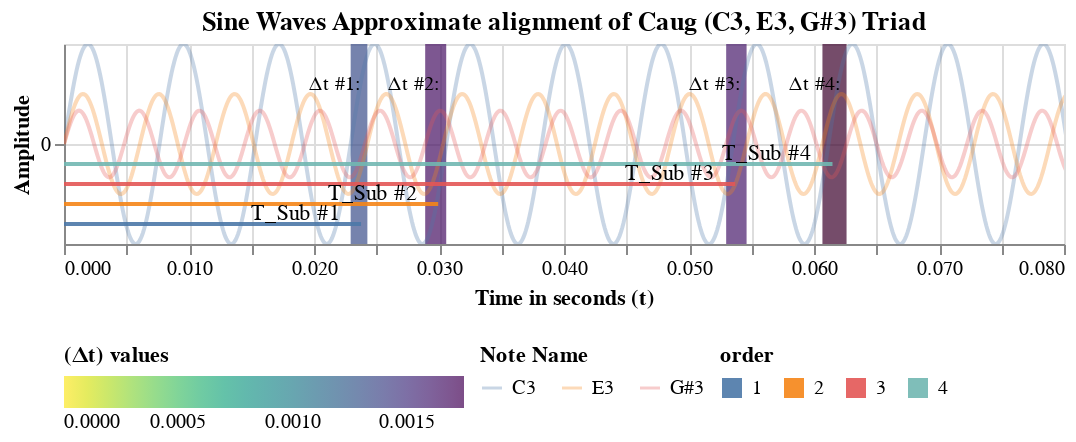

Write notebook code for a chart like this one.
### Code cell
(rect_chart+chart+t_sub_chart + t_sub_chart_txt+pretext).configure_title(
    fontSize=16,
    anchor='end',
    color='black'
).properties(
    # title='Sine Waves Approximate alignment of C major (C3, E3, G3) Triad',
    # title= "Sine Waves Approximate alignment of C min7 (C3, D#3, G3, A#3) chord",
    title='Sine Waves Approximate alignment of Caug (C3, E3, G#3) Triad',
    width=500,
    height=100,
).configure_view().configure_axis(
).configure_title(
    anchor='middle',
).configure_legend(
    orient='bottom',
    # titleOrient='right',
    # titleLimit=200
    # titleAlign='right'

)

### Figure 1 — Vega-Lite specification as saved in the notebook (floating-point values rounded to 4 significant figures; data arrays with more than 128 entries replaced by an {"elided": "..."} marker saying what was removed)
{"config": {"view": {"continuousWidth": 300, "continuousHeight": 300}, "axis": {}, "legend": {"orient": "bottom"}, "title": {"anchor": "middle"}}, "layer": [{"data": {"name": "data-efe84c4cef33d225910547f08b2b64c1"}, "mark": {"type": "rect", "clip": true, "opacity": 0.7}, "encoding": {"color": {"field": "difference", "scale": {"domain": [0, 0.00175], "reverse": true, "scheme": "viridis"}, "title": "(Δt) values", "type": "quantitative"}, "x": {"field": "t_value_min", "scale": {}, "type": "quantitative"}, "x2": {"field": "t_value_max"}}}, {"data": {"name": "data-fe6f46948fe07f45829fd5d7b462a959"}, "mark": {"type": "line", "clip": true, "opacity": 0.3}, "encoding": {"color": {"field": "note_name", "title": "Note Name", "type": "nominal"}, "x": {"field": "time", "scale": {"domain": [0, 0.08]}, "title": "Time in seconds (t)", "type": "quantitative"}, "y": {"axis": {"tickCount": 1}, "field": "amplitude", "title": "Amplitude", "type": "quantitative"}}, "title": "Sine Waves at Different Frequencies"}, {"data": {"name": "data-d4d621107b38ea77e007e38f04ac51d1"}, "mark": {"type": "rect", "height": 2, "opacity": 0.9, "y": 90}, "encoding": {"color": {"field": "order", "type": "nominal"}, "x": {"field": "mean_t_sub", "scale": {"domain": [0, 0.08]}, "type": "quantitative"}, "y": {"field": "amplitude", "type": "quantitative"}}}, {"data": {"name": "data-d4d621107b38ea77e007e38f04ac51d1"}, "mark": {"type": "text", "align": "right", "baseline": "bottom", "dx": -10}, "encoding": {"text": {"field": "tsub_candidate", "type": "nominal"}, "x": {"field": "mean_t_sub", "scale": {"domain": [0, 0.08]}, "type": "quantitative"}, "y": {"field": "amplitude", "type": "quantitative"}}}, {"data": {"name": "data-efe84c4cef33d225910547f08b2b64c1"}, "mark": {"type": "text", "align": "right", "baseline": "bottom", "clip": true, "dx": -3, "dy": -25, "fontSize": 10}, "encoding": {"color": {"condition": {"test": "(datum.difference > 0.0012)", "value": "black"}, "value": "black"}, "text": {"field": "text", "type": "nominal"}, "x": {"field": "t_value_max", "scale": {}, "type": "quantitative"}}}], "height": 100, "title": "Sine Waves Approximate alignment of Caug (C3, E3, G#3) Triad", "width": 500, "$schema": "https://vega.github.io/schema/vega-lite/v5.20.1.json", "datasets": {"data-efe84c4cef33d225910547f08b2b64c1": [{"t_values": [0.02293, 0.02427, 0.02408], "mean_t_sub": 0.02376, "indices": [2.0, 3, 4.0], "difference": 0.001336, "difference_ratio": 0.05624, "order": 1, "t_value_min": 0.02293, "t_value_max": 0.02427, "max_cycle": 4.0, "tsub_candidate": "T_Sub #1", "amplitude": -0.8, "text": "Δt #1: "}, {"t_values": [0.03058, 0.03034, 0.02889], "mean_t_sub": 0.02994, "indices": [3.0, 4, 5.0], "difference": 0.001684, "difference_ratio": 0.05624, "order": 2, "t_value_min": 0.02889, "t_value_max": 0.03058, "max_cycle": 5.0, "tsub_candidate": "T_Sub #2", "amplitude": -0.6, "text": "Δt #2: "}, {"t_values": [0.05351, 0.05461, 0.05297], "mean_t_sub": 0.0537, "indices": [6.0, 8, 10.0], "difference": 0.001634, "difference_ratio": 0.03043, "order": 3, "t_value_min": 0.05297, "t_value_max": 0.05461, "max_cycle": 10.0, "tsub_candidate": "T_Sub #3", "amplitude": -0.4, "text": "Δt #3: "}, {"t_values": [0.06116, 0.06067, 0.0626], "mean_t_sub": 0.06148, "indices": [7.0, 9, 12.0], "difference": 0.00193, "difference_ratio": 0.03139, "order": 4, "t_value_min": 0.06067, "t_value_max": 0.0626, "max_cycle": 12.0, "tsub_candidate": "T_Sub #4", "amplitude": -0.2, "text": "Δt #4: "}, {"t_values": [0.09173, 0.09101, 0.0915], "mean_t_sub": 0.09142, "indices": [11.0, 14, 18.0], "difference": 0.0007223, "difference_ratio": 0.007902, "order": 5, "t_value_min": 0.09101, "t_value_max": 0.09173, "max_cycle": 18.0, "tsub_candidate": "T_Sub #5", "amplitude": 0.0, "text": "Δt #5: "}], "data-fe6f46948fe07f45829fd5d7b462a959": {"elided": "2889 records"}, "data-d4d621107b38ea77e007e38f04ac51d1": [{"t_values": [0.02293, 0.02427, 0.02408], "mean_t_sub": 0.02376, "indices": [2.0, 3, 4.0], "difference": 0.001336, "difference_ratio": 0.05624, "order": 1, "t_value_min": 0.02293, "t_value_max": 0.02427, "max_cycle": 4.0, "tsub_candidate": "T_Sub #1", "amplitude": -0.8}, {"t_values": [0.03058, 0.03034, 0.02889], "mean_t_sub": 0.02994, "indices": [3.0, 4, 5.0], "difference": 0.001684, "difference_ratio": 0.05624, "order": 2, "t_value_min": 0.02889, "t_value_max": 0.03058, "max_cycle": 5.0, "tsub_candidate": "T_Sub #2", "amplitude": -0.6}, {"t_values": [0.05351, 0.05461, 0.05297], "mean_t_sub": 0.0537, "indices": [6.0, 8, 10.0], "difference": 0.001634, "difference_ratio": 0.03043, "order": 3, "t_value_min": 0.05297, "t_value_max": 0.05461, "max_cycle": 10.0, "tsub_candidate": "T_Sub #3", "amplitude": -0.4}, {"t_values": [0.06116, 0.06067, 0.0626], "mean_t_sub": 0.06148, "indices": [7.0, 9, 12.0], "difference": 0.00193, "difference_ratio": 0.03139, "order": 4, "t_value_min": 0.06067, "t_value_max": 0.0626, "max_cycle": 12.0, "tsub_candidate": "T_Sub #4", "amplitude": -0.2}]}}
